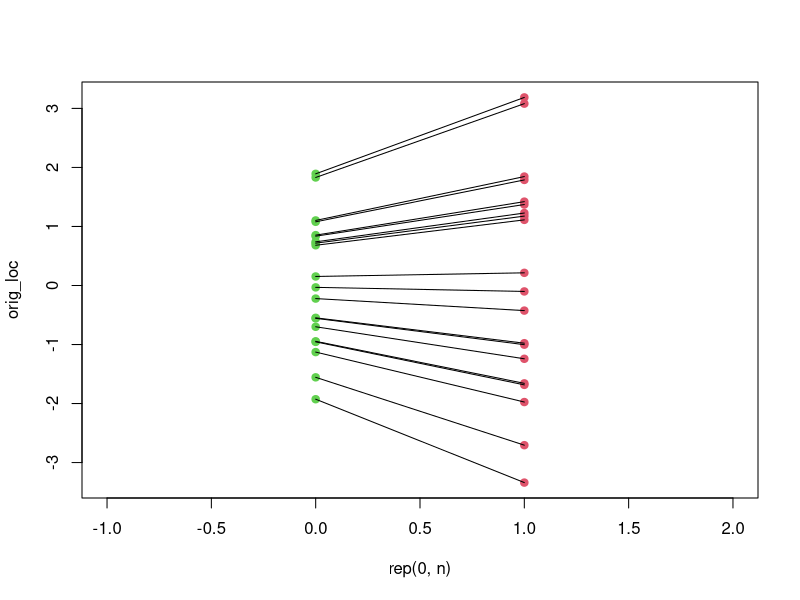

R code for this plot:
n <- 20
loc <- orig_loc <- rnorm(n)
sep <- 0.025
pow <- 1
dists <- as.matrix(dist(loc))
overlap <- any(dists[upper.tri(dists)] < sep)
force <- 2
max_step <- 0.1

while(overlap){
  # print(loc)
  dirs <- (sapply(loc, function(loci) loci > loc) * 2 - 1)
  forces <- dists^(1/pow) * force
  forces[dists > (sep*2)] <- forces[dists > (sep*2)] / 10
  force_loc <-  apply(forces * dirs, 2, sum)
  maxf <- max(abs(force_loc))
  t <- sqrt((max_step * sep * 2) / maxf)
  disps <- force_loc * 0.5 * t^2
  loc <- loc + disps
  dists <- as.matrix(dist(loc))
  overlap <- any(dists[upper.tri(dists)] < sep)
}

plot(orig_loc, col = 3, pch = 19, x = rep(0, n), ylim = range(c(orig_loc, loc)), xlim = c(-1,2))
points(loc, col = 2, pch = 19, x = rep(1, n))
segments(0, y0 = orig_loc, 1, y1 = loc)
min(dists[upper.tri(dists)])
